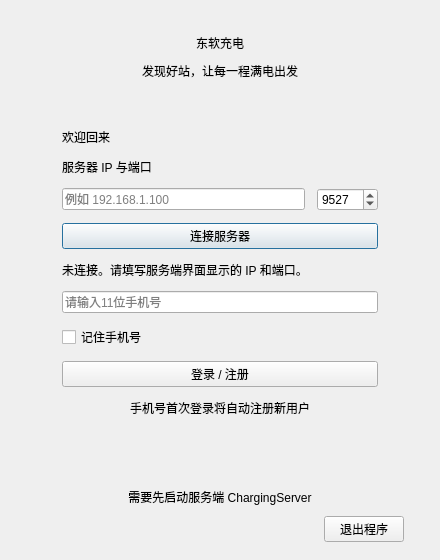
<?xml version="1.0" encoding="UTF-8"?>
<ui version="4.0">
 <class>LoginDialog</class>
 <widget class="QDialog" name="LoginDialog">
  <property name="objectName">
   <string notr="true">loginDialog</string>
  </property>
  <property name="geometry">
   <rect>
    <x>0</x>
    <y>0</y>
    <width>440</width>
    <height>560</height>
   </rect>
  </property>
  <property name="windowTitle">
   <string>东软电动汽车充电桩应用管理平台 - 用户登录</string>
  </property>
  <layout class="QVBoxLayout" name="rootLayout">
   <property name="spacing">
    <number>10</number>
   </property>
   <property name="leftMargin">
    <number>36</number>
   </property>
   <property name="topMargin">
    <number>34</number>
   </property>
   <property name="rightMargin">
    <number>36</number>
   </property>
   <property name="bottomMargin">
    <number>18</number>
   </property>
   <item>
    <widget class="QLabel" name="titleLabel">
     <property name="text">
      <string>东软充电</string>
     </property>
     <property name="alignment">
      <set>Qt::AlignCenter</set>
     </property>
    </widget>
   </item>
   <item>
    <widget class="QLabel" name="subtitleLabel">
     <property name="text">
      <string>发现好站，让每一程满电出发</string>
     </property>
     <property name="alignment">
      <set>Qt::AlignCenter</set>
     </property>
    </widget>
   </item>
   <item>
    <spacer name="titleSpacer">
     <property name="orientation">
      <enum>Qt::Vertical</enum>
     </property>
     <property name="sizeType">
      <enum>QSizePolicy::Fixed</enum>
     </property>
     <property name="sizeHint">
      <size>
       <width>20</width>
       <height>14</height>
      </size>
     </property>
    </spacer>
   </item>
   <item>
    <widget class="QWidget" name="card">
     <layout class="QVBoxLayout" name="cardLayout">
      <property name="spacing">
       <number>12</number>
      </property>
      <property name="leftMargin">
       <number>26</number>
      </property>
      <property name="topMargin">
       <number>24</number>
      </property>
      <property name="rightMargin">
       <number>26</number>
      </property>
      <property name="bottomMargin">
       <number>22</number>
      </property>
      <item>
       <widget class="QLabel" name="cardTitle">
        <property name="text">
         <string>欢迎回来</string>
        </property>
       </widget>
      </item>
      <item><widget class="QLabel" name="serverLabel"><property name="text"><string>服务器 IP 与端口</string></property></widget></item>
      <item><layout class="QHBoxLayout" name="serverRow">
       <item><widget class="QLineEdit" name="serverHostEdit"><property name="placeholderText"><string>例如 192.168.1.100</string></property><property name="accessibleName"><string>服务器 IP</string></property></widget></item>
       <item><widget class="QSpinBox" name="serverPortSpin"><property name="minimum"><number>1</number></property><property name="maximum"><number>65535</number></property><property name="value"><number>9527</number></property><property name="accessibleName"><string>服务器端口</string></property></widget></item>
      </layout></item>
      <item><widget class="QPushButton" name="connectBtn"><property name="text"><string>连接服务器</string></property></widget></item>
      <item><widget class="QLabel" name="connectionStatus"><property name="text"><string>未连接。请填写服务端界面显示的 IP 和端口。</string></property><property name="wordWrap"><bool>true</bool></property></widget></item>
      <item>
       <widget class="QLineEdit" name="phoneEdit">
        <property name="placeholderText">
         <string>请输入11位手机号</string>
        </property>
        <property name="maxLength">
         <number>11</number>
        </property>
       </widget>
      </item>
      <item>
       <layout class="QHBoxLayout" name="optionRow">
        <item>
         <widget class="QCheckBox" name="rememberChk">
          <property name="text">
           <string>记住手机号</string>
          </property>
         </widget>
        </item>
        <item>
         <spacer name="optionSpacer">
          <property name="orientation">
           <enum>Qt::Horizontal</enum>
          </property>
          <property name="sizeHint">
           <size>
            <width>40</width>
            <height>20</height>
           </size>
          </property>
         </spacer>
        </item>
       </layout>
      </item>
      <item>
       <widget class="QPushButton" name="loginBtn">
        <property name="objectName">
         <string notr="true">userLoginBtn</string>
        </property>
        <property name="cursor">
         <cursorShape>PointingHandCursor</cursorShape>
        </property>
        <property name="text">
         <string>登录 / 注册</string>
        </property>
       </widget>
      </item>
      <item>
       <widget class="QLabel" name="tipLabel">
        <property name="text">
         <string>手机号首次登录将自动注册新用户</string>
        </property>
        <property name="alignment">
         <set>Qt::AlignCenter</set>
        </property>
       </widget>
      </item>
      <item>
       <spacer name="cardSpacer">
        <property name="orientation">
         <enum>Qt::Vertical</enum>
        </property>
        <property name="sizeHint">
         <size>
          <width>20</width>
          <height>20</height>
         </size>
        </property>
       </spacer>
      </item>
     </layout>
    </widget>
   </item>
   <item>
    <spacer name="midSpacer">
     <property name="orientation">
      <enum>Qt::Vertical</enum>
     </property>
     <property name="sizeType">
      <enum>QSizePolicy::Fixed</enum>
     </property>
     <property name="sizeHint">
      <size>
       <width>20</width>
       <height>6</height>
      </size>
     </property>
    </spacer>
   </item>
   <item>
    <widget class="QLabel" name="hintLabel">
     <property name="text">
      <string>需要先启动服务端 ChargingServer</string>
     </property>
     <property name="alignment">
      <set>Qt::AlignCenter</set>
     </property>
    </widget>
   </item>
   <item alignment="Qt::AlignRight">
    <widget class="QPushButton" name="exitBtn">
     <property name="objectName">
      <string notr="true">exitBtn</string>
     </property>
     <property name="cursor">
      <cursorShape>PointingHandCursor</cursorShape>
     </property>
     <property name="text">
      <string>退出程序</string>
     </property>
    </widget>
   </item>
  </layout>
 </widget>
 <resources/>
 <connections/>
</ui>
